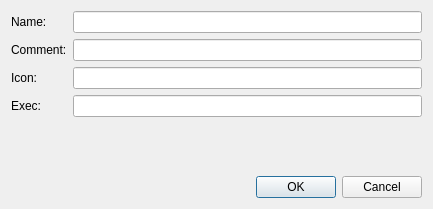
<?xml version="1.0" encoding="UTF-8"?>
<ui version="4.0">
 <class>AddEditDialog</class>
 <widget class="QDialog" name="AddEditDialog">
  <property name="geometry">
   <rect>
    <x>0</x>
    <y>0</y>
    <width>433</width>
    <height>209</height>
   </rect>
  </property>
  <property name="windowTitle">
   <string notr="true">AddEditDialog</string>
  </property>
  <layout class="QVBoxLayout" name="verticalLayout">
   <property name="sizeConstraint">
    <enum>QLayout::SizeConstraint::SetDefaultConstraint</enum>
   </property>
   <item>
    <layout class="QFormLayout" name="formLayout">
     <property name="sizeConstraint">
      <enum>QLayout::SizeConstraint::SetDefaultConstraint</enum>
     </property>
     <item row="0" column="0">
      <widget class="QLabel" name="label">
       <property name="text">
        <string>Name:</string>
       </property>
      </widget>
     </item>
     <item row="0" column="1">
      <widget class="QLineEdit" name="name_edit"/>
     </item>
     <item row="1" column="0">
      <widget class="QLabel" name="label_2">
       <property name="text">
        <string>Comment:</string>
       </property>
      </widget>
     </item>
     <item row="1" column="1">
      <widget class="QLineEdit" name="comment_edit"/>
     </item>
     <item row="2" column="0">
      <widget class="QLabel" name="label_3">
       <property name="text">
        <string>Icon:</string>
       </property>
      </widget>
     </item>
     <item row="2" column="1">
      <widget class="QLineEdit" name="icon_edit"/>
     </item>
     <item row="3" column="0">
      <widget class="QLabel" name="label_4">
       <property name="text">
        <string>Exec:</string>
       </property>
      </widget>
     </item>
     <item row="3" column="1">
      <widget class="QLineEdit" name="exec_edit">
       <property name="sizePolicy">
        <sizepolicy hsizetype="Expanding" vsizetype="Fixed">
         <horstretch>0</horstretch>
         <verstretch>0</verstretch>
        </sizepolicy>
       </property>
      </widget>
     </item>
    </layout>
   </item>
   <item>
    <widget class="QDialogButtonBox" name="button_box">
     <property name="standardButtons">
      <set>QDialogButtonBox::StandardButton::Cancel|QDialogButtonBox::StandardButton::Ok</set>
     </property>
    </widget>
   </item>
  </layout>
 </widget>
 <resources/>
 <connections/>
</ui>
